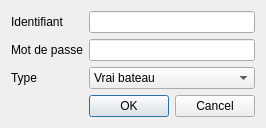
<?xml version="1.0" encoding="UTF-8"?>
<ui version="4.0">
 <class>paramAccount</class>
 <widget class="QDialog" name="paramAccount">
  <property name="geometry">
   <rect>
    <x>0</x>
    <y>0</y>
    <width>245</width>
    <height>111</height>
   </rect>
  </property>
  <property name="windowTitle">
   <string>Paramétrage Compte</string>
  </property>
  <layout class="QFormLayout" name="formLayout">
   <item row="0" column="0">
    <widget class="QLabel" name="label_2">
     <property name="text">
      <string>Identifiant</string>
     </property>
    </widget>
   </item>
   <item row="0" column="1">
    <widget class="QLineEdit" name="edit_login"/>
   </item>
   <item row="1" column="0">
    <widget class="QLabel" name="label">
     <property name="text">
      <string>Mot de passe</string>
     </property>
    </widget>
   </item>
   <item row="1" column="1">
    <widget class="QLineEdit" name="edit_pass">
     <property name="echoMode">
      <enum>QLineEdit::Password</enum>
     </property>
    </widget>
   </item>
   <item row="2" column="0">
    <widget class="QLabel" name="type_label">
     <property name="text">
      <string>Type</string>
     </property>
    </widget>
   </item>
   <item row="2" column="1">
    <widget class="QComboBox" name="type_cb">
     <item>
      <property name="text">
       <string>Vrai bateau</string>
      </property>
     </item>
     <item>
      <property name="text">
       <string>Bateau VLM</string>
      </property>
     </item>
    </widget>
   </item>
   <item row="3" column="1">
    <widget class="QDialogButtonBox" name="buttonBox">
     <property name="orientation">
      <enum>Qt::Horizontal</enum>
     </property>
     <property name="standardButtons">
      <set>QDialogButtonBox::Cancel|QDialogButtonBox::Ok</set>
     </property>
    </widget>
   </item>
  </layout>
 </widget>
 <resources/>
 <connections>
  <connection>
   <sender>buttonBox</sender>
   <signal>accepted()</signal>
   <receiver>paramAccount</receiver>
   <slot>accept()</slot>
   <hints>
    <hint type="sourcelabel">
     <x>248</x>
     <y>121</y>
    </hint>
    <hint type="destinationlabel">
     <x>157</x>
     <y>126</y>
    </hint>
   </hints>
  </connection>
  <connection>
   <sender>buttonBox</sender>
   <signal>rejected()</signal>
   <receiver>paramAccount</receiver>
   <slot>reject()</slot>
   <hints>
    <hint type="sourcelabel">
     <x>316</x>
     <y>121</y>
    </hint>
    <hint type="destinationlabel">
     <x>286</x>
     <y>126</y>
    </hint>
   </hints>
  </connection>
  <connection>
   <sender>type_cb</sender>
   <signal>currentIndexChanged(int)</signal>
   <receiver>paramAccount</receiver>
   <slot>slot_typeChanged(int)</slot>
   <hints>
    <hint type="sourcelabel">
     <x>67</x>
     <y>98</y>
    </hint>
    <hint type="destinationlabel">
     <x>30</x>
     <y>145</y>
    </hint>
   </hints>
  </connection>
 </connections>
 <slots>
  <slot>slot_typeChanged(int)</slot>
 </slots>
</ui>
